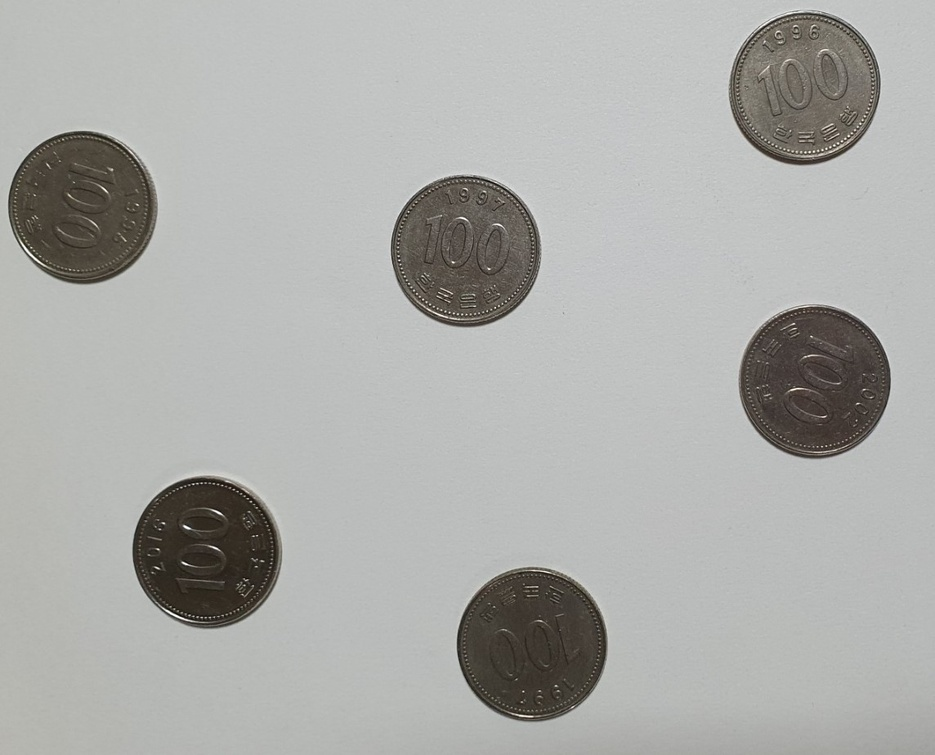
#> input picture Homework5/coins2.jpg, 935 x 755 px, shrunk from 1144 x 923 before the run
$ jupyter execute Homework5.ipynb
#> lines starting #> are read from the running program, lines starting #| are printed output that depends on the picture; after the words box and inside, x2 and y2 are one past the last pixel; in counts of white or black regions, pixels touching at a corner belong together
[cell 1]
import cv2
import numpy as np
import matplotlib.pyplot as plt

[cell 2]
image = cv2.imread('coins2.jpg')
#> image is the input picture: shape (755, 935, 3); mean B, G, R 169.7, 172.4, 171.8
gray = cv2.cvtColor(image, cv2.COLOR_BGR2GRAY)
plt.imshow(gray, cmap='gray')

[cell 3]
blur = cv2.GaussianBlur(gray, (13, 13), 0)
plt.imshow(blur, cmap='gray')

[cell 4]
canny = cv2.Canny(blur, 10, 240, 10)
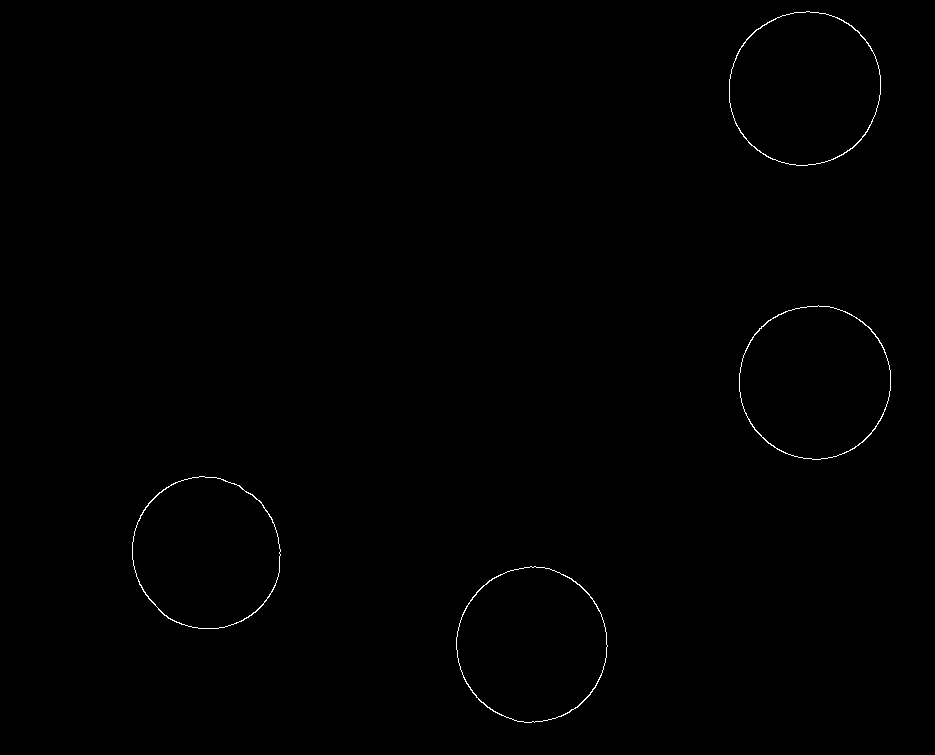
#> canny: shape (755, 935); 0.31% white in thin lines or dots, all inside (x1, y1, x2, y2) = (132, 11, 891, 723)
plt.imshow(canny, cmap='gray')

[cell 5]
dilated = cv2.dilate(canny, (1, 1), iterations=0)
plt.imshow(dilated, cmap='gray')

[cell 6]
(cnt, hierarchy) = cv2.findContours(
    dilated.copy(), cv2.RETR_EXTERNAL, cv2.CHAIN_APPROX_NONE)
#> cnt = 4 contours; box (x1, y1, x2, y2) and area: (729, 11, 881, 166) 18364, (739, 305, 891, 460) 18272, (456, 566, 608, 723) 18256, (132, 476, 281, 629) 17660
rgb = cv2.cvtColor(image, cv2.COLOR_BGR2RGB)
cv2.drawContours(rgb, cnt, -1, (0, 255, 0), 2)
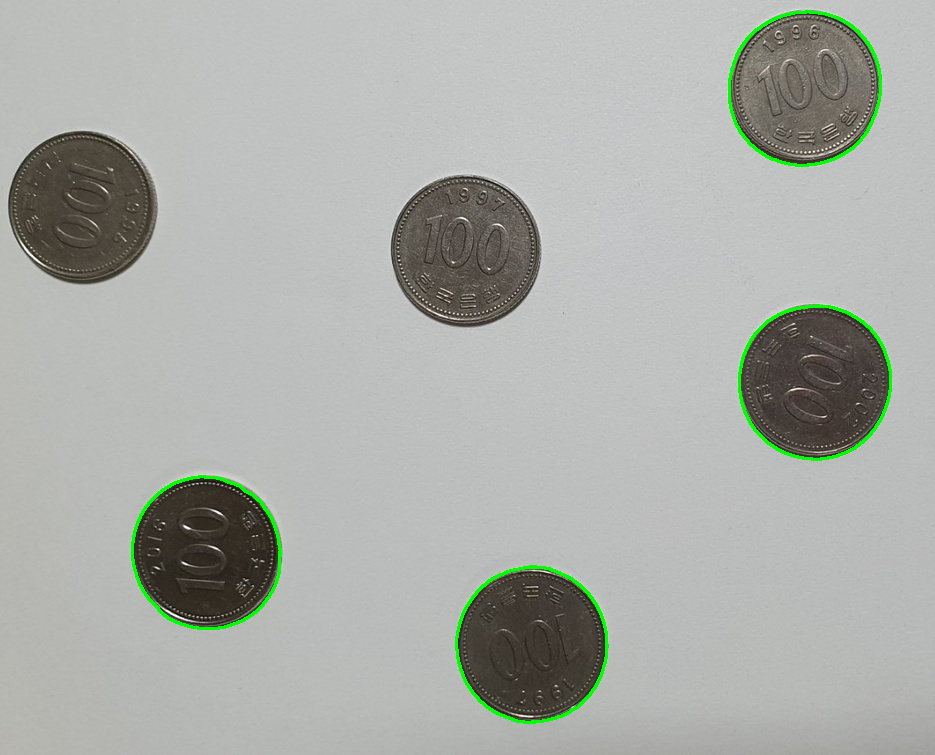
#> rgb: shape (755, 935, 3); mean R, G, B 170.5, 173.5, 168.5

plt.imshow(rgb)

[cell 7]
print("coins in the image : ", len(cnt))
#| coins in the image :  4

$ run again, with Homework5/coins.png saved as Homework5/coins2.jpg
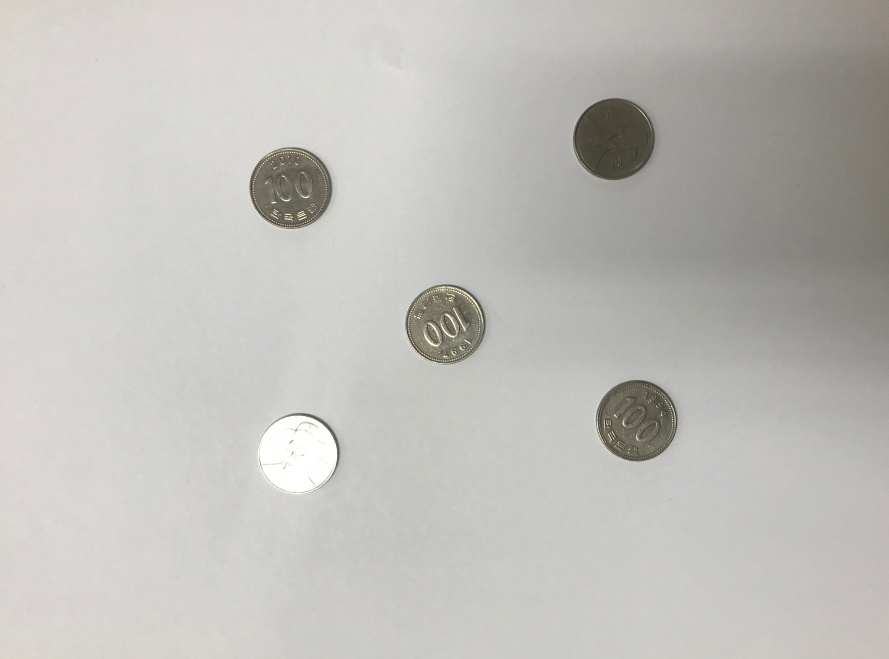
#> input picture Homework5/coins.png, 889 x 659 px
#> image is the input picture: shape (659, 889, 3); mean B, G, R 186.5, 190.7, 192.1
#> `canny = cv2.Canny(blur, 10, 240, 10)`:
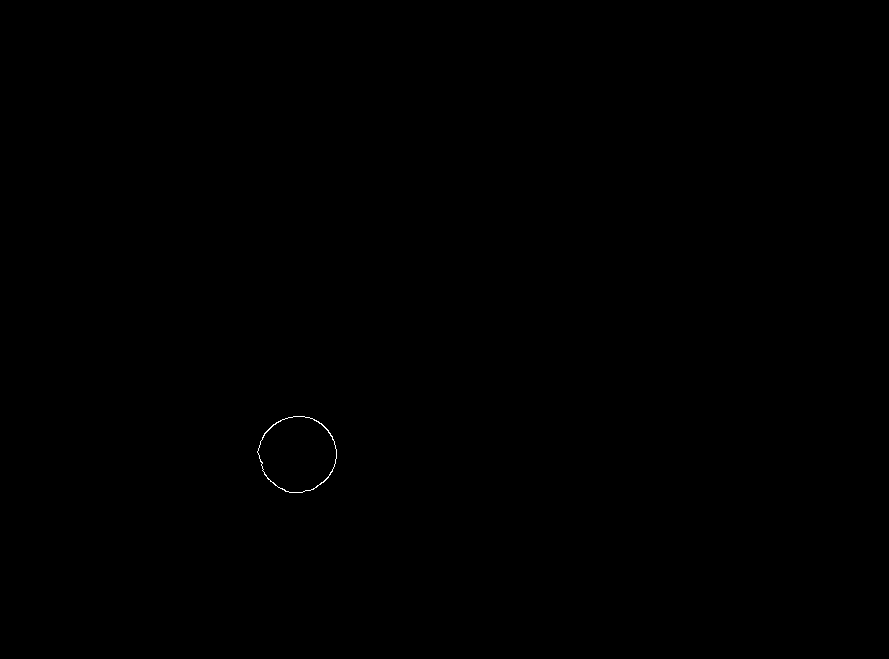
#> canny: shape (659, 889); 0.05% white in thin lines or dots, all inside (x1, y1, x2, y2) = (257, 416, 337, 493)
#> cnt = 1 contour; box (x1, y1, x2, y2) and area: (257, 416, 337, 493) 4607
#> `cv2.drawContours(rgb, cnt, -1, (0, 255, 0), 2)`:
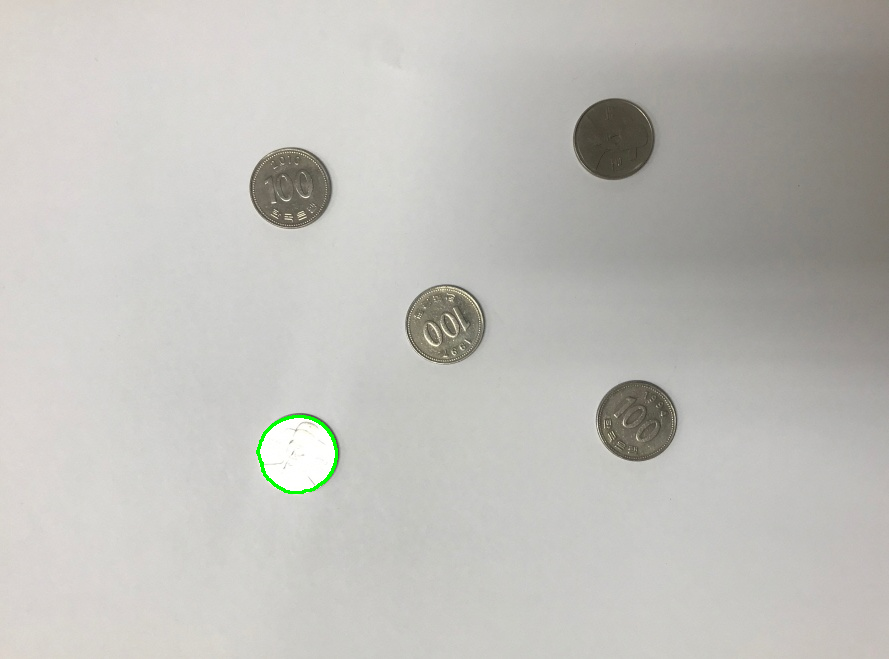
#> rgb: shape (659, 889, 3); mean R, G, B 191.7, 190.7, 186.2
#| coins in the image :  1
